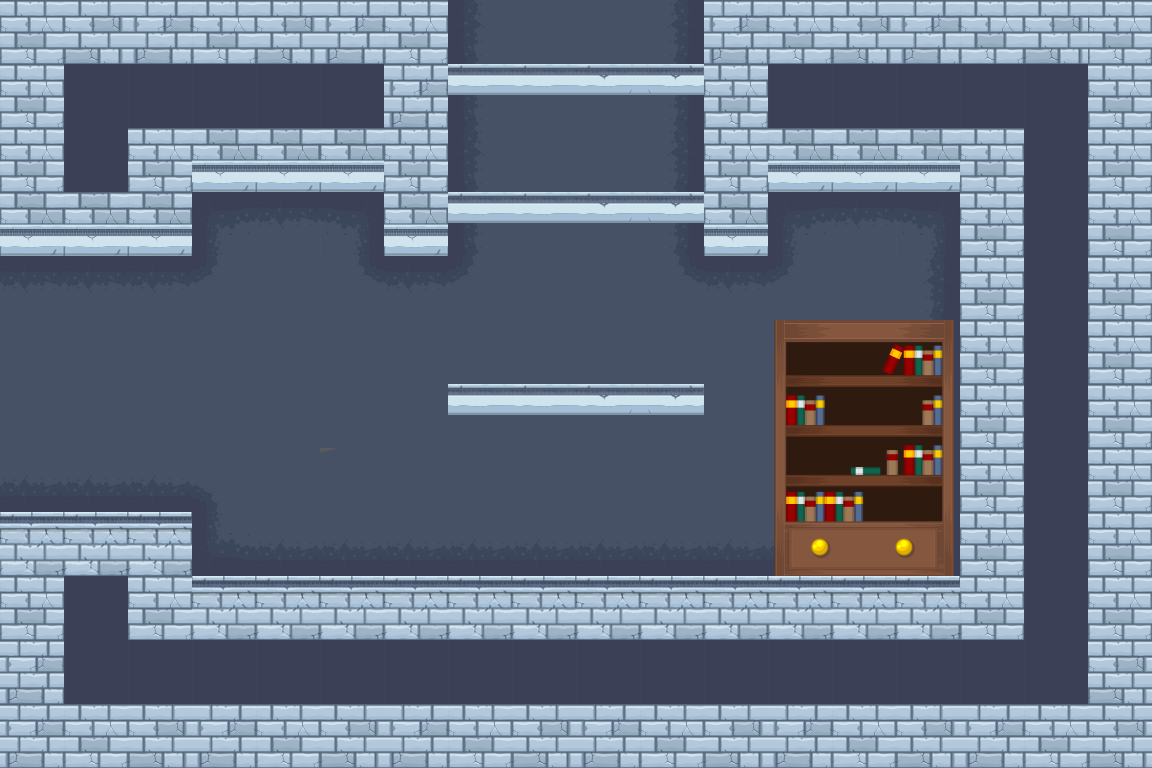

A level layout from a 2D game, rendered from its tile map. Below: a short description, then the map file with its tile-grid data intact:
An orthogonal 18x12 tile map with 64x64 px tiles, 2 tile layers (background, main), 2 tilesets and 9 objects.

<map version="1.0" orientation="orthogonal" renderorder="right-down" width="18" height="12" tilewidth="64" tileheight="64" nextobjectid="14">
 <properties>
  <property name="Height" value="768" />
  <property name="Left" value="Yes" />
  <property name="Up" value="Yes" />
  <property name="Width" value="1152" />
 </properties>
 <tileset firstgid="1" name="tiles" tilewidth="64" tileheight="64" tilecount="105" columns="15">
  <image source="tiles.png" width="989" height="450" />
 </tileset>
 <tileset firstgid="106" name="items" tilewidth="64" tileheight="64" tilecount="400" columns="20">
  <image source="items.png" width="1280" height="1280" />
 </tileset>
 <layer name="background" width="18" height="12">
  <data encoding="csv">
19,20,18,19,20,18,19,24,25,25,26,18,19,20,18,19,20,19,
19,29,29,29,29,29,18,24,25,25,26,19,29,29,29,29,29,19,
19,29,19,64,64,64,19,24,25,25,26,19,64,64,64,19,29,19,
64,64,64,9,10,11,64,24,25,25,26,64,9,10,11,19,29,19,
10,10,10,45,25,43,10,45,25,25,43,10,45,25,26,19,29,19,
25,25,25,25,25,25,25,25,25,25,25,25,25,25,26,19,29,19,
25,25,25,25,25,25,25,25,25,25,25,25,25,25,26,19,29,19,
40,40,40,15,25,25,25,25,25,25,25,25,25,25,26,19,29,19,
4,4,4,39,40,40,40,40,40,40,40,40,40,40,41,19,29,19,
19,29,19,4,4,4,4,4,4,4,4,4,4,4,4,19,29,19,
18,29,29,29,29,29,29,29,29,29,29,29,29,29,29,29,29,20,
18,19,20,18,19,20,18,19,20,18,19,20,18,19,20,18,19,20
</data>
 </layer>
 <layer name="main" width="18" height="12">
  <data encoding="csv">
0,0,0,0,0,0,0,0,0,0,0,0,0,0,0,0,0,0,
0,0,0,0,0,0,0,103,103,104,105,0,0,0,0,0,0,0,
0,0,0,0,0,0,0,0,0,0,0,0,0,0,0,0,0,0,
0,0,0,0,0,0,0,103,103,104,105,0,0,0,0,0,0,0,
0,0,0,0,0,0,0,0,0,0,0,0,0,0,0,0,0,0,
0,0,0,0,0,0,0,0,0,0,0,0,316,317,318,0,0,0,
0,0,0,0,0,0,0,103,103,104,105,0,336,337,338,0,0,0,
0,0,0,0,0,259,0,0,0,0,0,0,356,357,358,0,0,0,
0,0,0,277,0,0,0,0,0,0,0,0,376,377,378,0,0,0,
0,0,0,0,0,0,0,0,0,0,0,0,0,0,0,0,0,0,
0,0,0,0,0,0,0,0,0,0,0,0,0,0,0,0,0,0,
0,0,0,0,0,0,0,0,0,0,0,0,0,0,0,0,0,0
</data>
 </layer>
 <objectgroup name="platform">
  <object id="1" x="448" y="192" width="250.378" height="30.7027" />
  <object id="2" x="448" y="384" width="254.703" height="31.1351" />
  <object id="13" x="448" y="64" width="257.365" height="29.6702" />
 </objectgroup>
 <objectgroup name="ground">
  <object id="3" x="0" y="512">
   <polyline points="0,0 192,0 192,64 960,64 960,-320 768,-320 768,-256 704,-256 704,-768 448,-768 448,-256 384,-256 384,-320 192,-320 192,-256 0,-256" />
  </object>
 </objectgroup>
 <objectgroup name="table">
  <object id="4" x="576" y="512" width="64" height="64" />
 </objectgroup>
 <objectgroup name="chair1">
  <object id="5" x="512" y="512" width="64" height="64" />
 </objectgroup>
 <objectgroup name="chair2">
  <object id="6" x="704" y="512" width="64" height="64" />
 </objectgroup>
 <objectgroup name="candle">
  <object id="7" x="192" y="512" width="64" height="64" />
 </objectgroup>
 <objectgroup name="groundEnemy">
  <object id="8" x="384" y="512" width="64" height="64" />
 </objectgroup>
</map>
